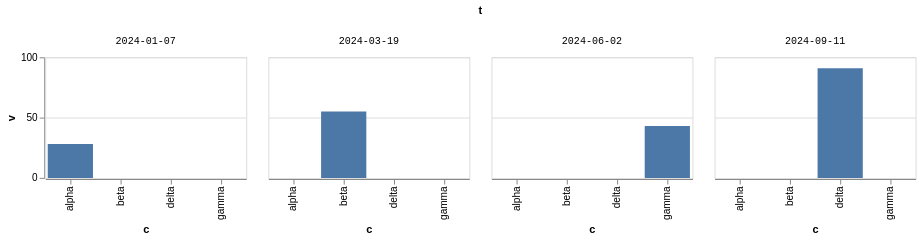

Here is the Vega-Lite specification saved for this chart:
### Vega-Lite specification from a JSON file in a GitHub repository (floating-point values rounded to 4 significant figures)
{"$schema": "https://vega.github.io/schema/vega-lite/v6.json", "width": 200, "height": 120, "data": {"values": [{"c": "alpha", "v": 28, "w": 3, "t": "2024-01-07"}, {"c": "beta", "v": 55, "w": 7, "t": "2024-03-19"}, {"c": "gamma", "v": 43, "w": 5, "t": "2024-06-02"}, {"c": "delta", "v": 91, "w": 9, "t": "2024-09-11"}]}, "mark": "bar", "encoding": {"x": {"field": "c", "type": "nominal"}, "y": {"field": "v", "type": "quantitative"}, "column": {"field": "t", "type": "ordinal", "header": {"labelFont": "Courier"}}}}
